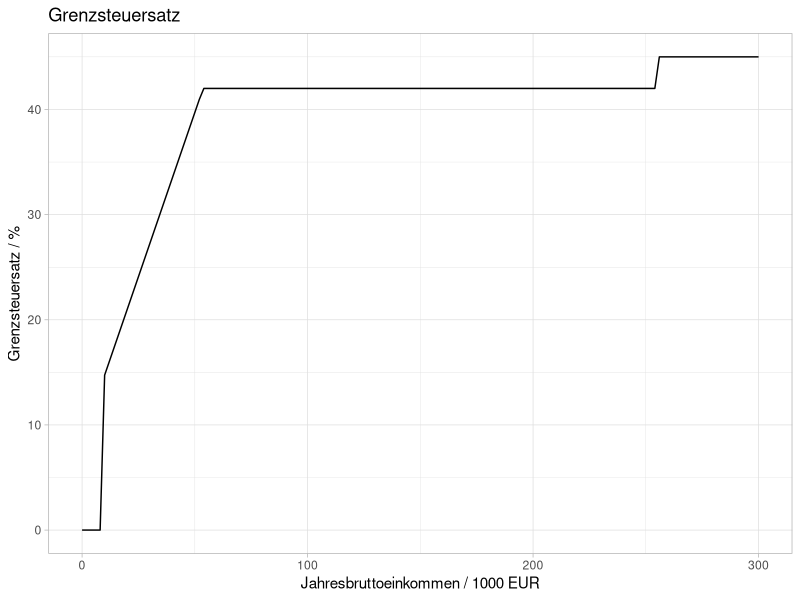
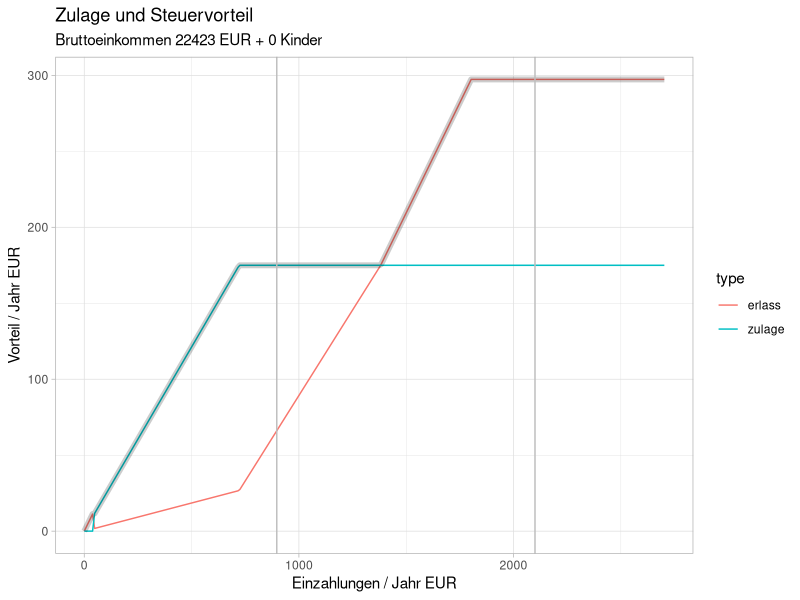
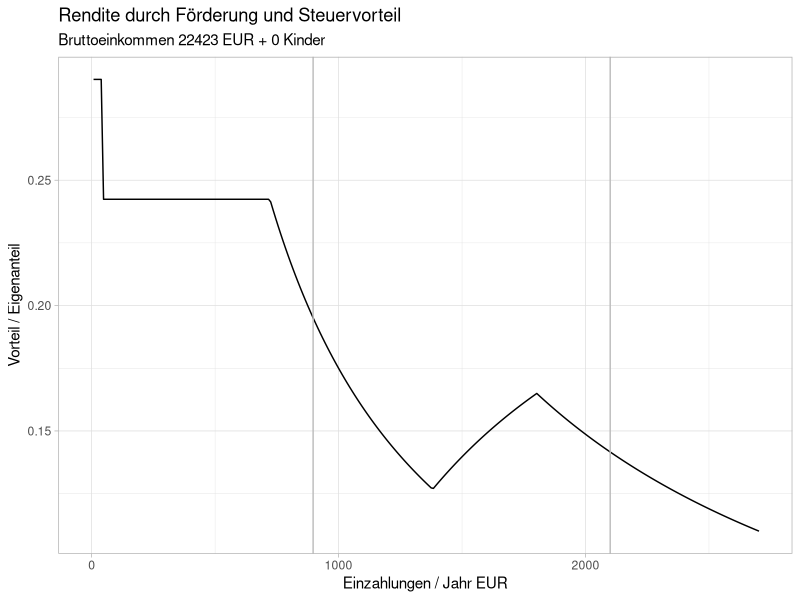
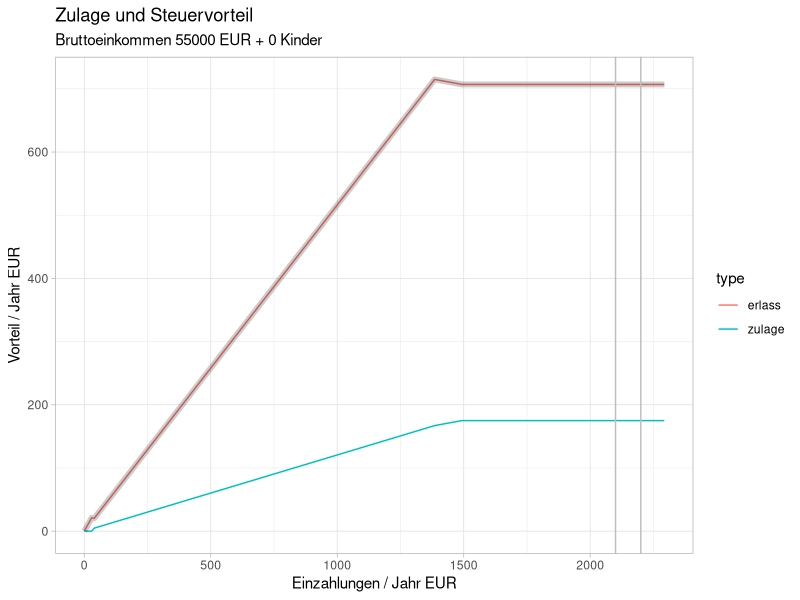
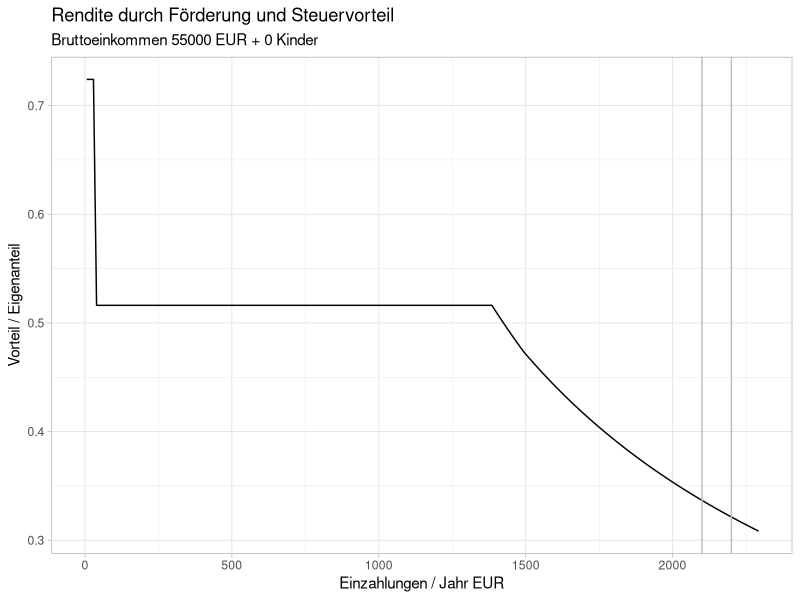
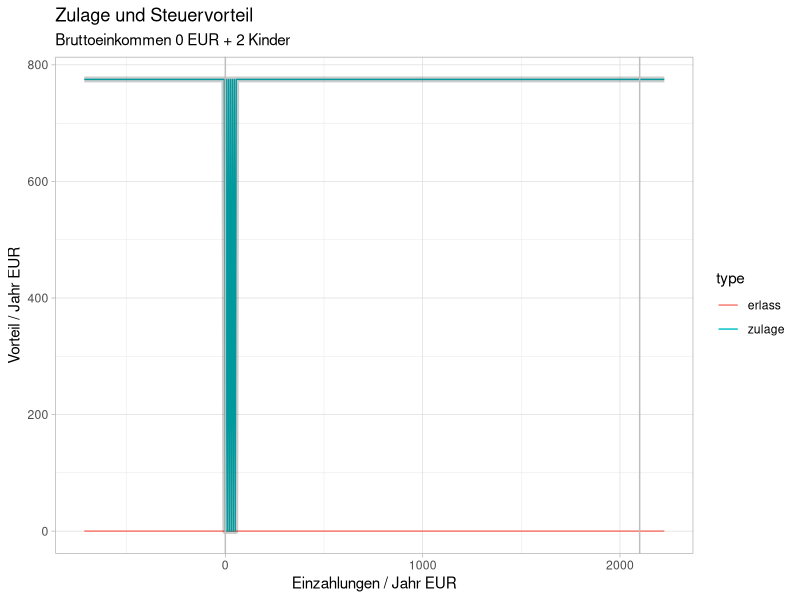
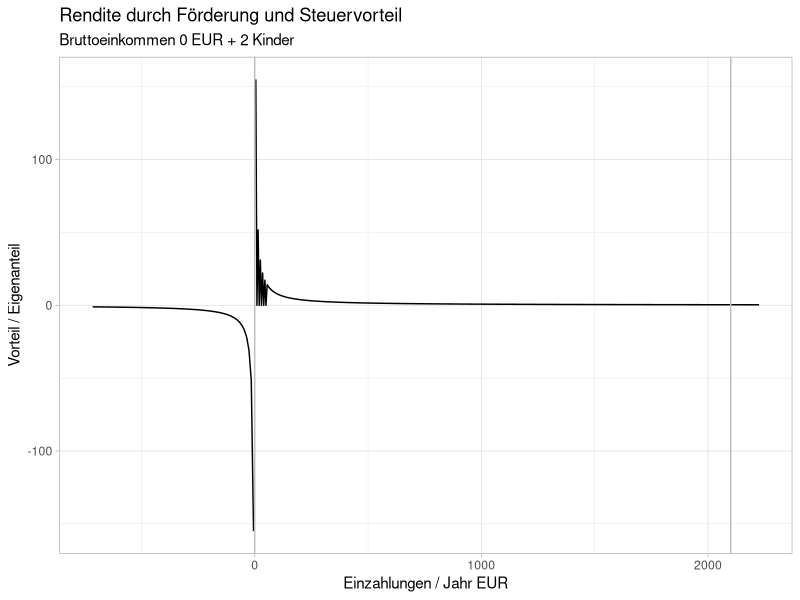

These charts were generated, in order, by the following R code:
library(ggplot2)
library(tidyr)

theme_set(theme_light())

get.grenzsteuersatz <- Vectorize(function(einkommen) {
    if (einkommen <= 8820) {
        return (0)
    }
    else if (einkommen <= 53665) {
        unten.e <- 8820
        oben.e <- 53665

        unten.s <- 0.14
        oben.s <- 0.42

        anteil <- (einkommen - unten.e) / (oben.e - unten.e)
        return (unten.s + anteil * (oben.s - unten.s))
    }
    else if (einkommen <= 254446) {
        return (0.42)
    }
    else {
        return (0.45)
    }
})

get.zulage <- Vectorize(function(einzahlung, bruttoeinkommen, kinder) {
    max.zulage <- 175 + kinder * 300

    vier.prozent <- bruttoeinkommen * 0.04

    if (einzahlung < 60) {
        zulage <- 0
    }
    else {
        zulage <- min(einzahlung / vier.prozent, 1) * max.zulage
    }

    return (zulage)
}, vectorize.args = c('einzahlung'))

get.steuererlass <- Vectorize(function(einzahlung, bruttoeinkommen, kinder) {
    maximal.absetzbar <- 2100
    zulage <- get.zulage(einzahlung, bruttoeinkommen, kinder) 
    erlass <- get.grenzsteuersatz(bruttoeinkommen) * min(einzahlung, maximal.absetzbar)
    max(erlass - zulage, 0)
}, vectorize.args = c('einzahlung'))

einkommen <- seq(0, 300000, 2000)
df.grenzsteuersatz = data.frame(einkommen = einkommen / 1000,
                                grenzsteuersatz = get.grenzsteuersatz(einkommen) * 100)

my.png <- list(suffix = 'png', options = list(width=600, height=400, res = 150))
my.svg <- list(suffix = 'svg', options = list(width=6, height=4))
my.pdf <- list(suffix = 'pdf', options = list(width=6, height=4))

my.dev <- function(name, bruttoeinkommen, kinder) {
    filename <- sprintf('plot-riester-%s-%d-%d.%s', name, bruttoeinkommen, kinder, my$suffix)
    do.call(my$suffix, c(filename, my$options))
}

my <- my.png

my.dev('grenzsteuersatz', 0, 0)
p <- ggplot(df.grenzsteuersatz, aes(x = einkommen, y = grenzsteuersatz)) +
    geom_line() +
    labs(x = 'Jahresbruttoeinkommen / 1000 EUR', y = 'Grenzsteuersatz / %',
         title = 'Grenzsteuersatz')
print(p)

makeplots <- function(bruttoeinkommen, kinder) {
    einzahlungen <- seq(0, 3000, 10)
    zulage <- get.zulage(einzahlungen, bruttoeinkommen, kinder)
    erlass <- get.steuererlass(einzahlungen, bruttoeinkommen, kinder)
    vorteil <- pmax(zulage, erlass)
    eigenanteil <- einzahlungen - vorteil

    df.eigenanteil = data.frame(einzahlungen = einzahlungen,
                                zulage = zulage,
                                erlass = erlass,
                                vorteil = vorteil,
                                eigenanteil = eigenanteil,
                                rendite = vorteil / eigenanteil)

    cat('Mein Grenzsteuersatz: ', get.grenzsteuersatz(bruttoeinkommen), '\n')
    cat('4% des Bruttoeinkommens: ', 0.04 * bruttoeinkommen, '\n')

    abline.4.prozent <- geom_vline(xintercept = 0.04 * bruttoeinkommen, color = 'gray')
    abline.2100 <- geom_vline(xintercept = 2100, color = 'gray')

    subtitle <- sprintf('Bruttoeinkommen %d EUR + %d Kinder', bruttoeinkommen, kinder)

    gathered = gather(df.eigenanteil,
                      value = 'value', key = 'type',
                      erlass, zulage)

    my.dev('vorteil', bruttoeinkommen, kinder)
    p <- ggplot(gathered, aes(x = eigenanteil, y = value, color = type)) +
        geom_line() +
        geom_line(aes(x = eigenanteil, y = vorteil), color = 'black', size = 2, alpha = 0.2) +
        abline.4.prozent + abline.2100 +
        labs(x = 'Einzahlungen / Jahr EUR', y = 'Vorteil / Jahr EUR',
             title = 'Zulage und Steuervorteil',
             subtitle = subtitle,
             type = 'Förderung')
    print(p)

    my.dev('effizienz', bruttoeinkommen, kinder)
    p <- ggplot(df.eigenanteil, aes(x = eigenanteil, y = rendite)) +
        geom_line() +
        abline.4.prozent + abline.2100 +
        labs(x = 'Einzahlungen / Jahr EUR', y = 'Vorteil / Eigenanteil',
             title = 'Rendite durch Förderung und Steuervorteil',
             subtitle = subtitle)
    print(p)
}

makeplots(22423, 0)
makeplots(55000, 0)
makeplots(0, 2)
